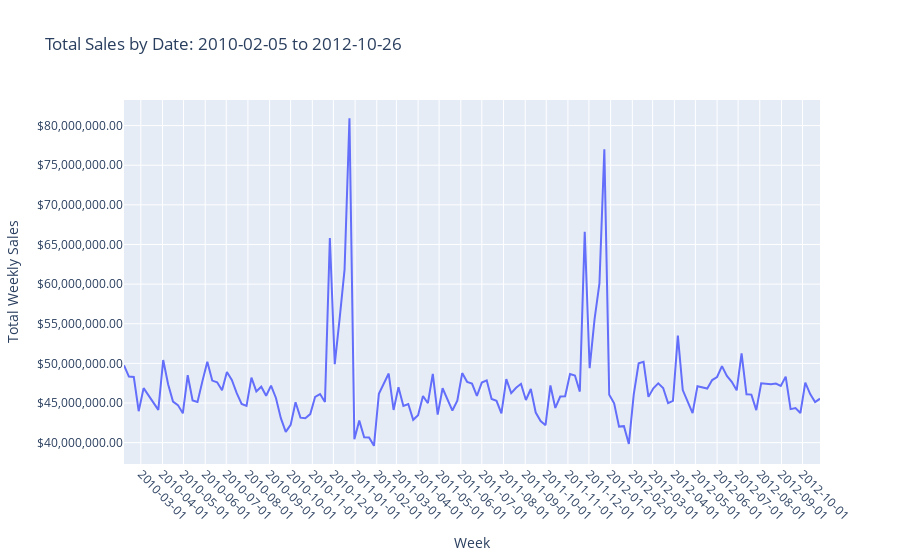

The code cell stored with this chart in its notebook:
### Markdown cell above
The Bar Chart above shows the relative performance of each stores sales over the period - ordered by total sales.  The average line helps visualize stores that are performing above average versus those that are below average.

### Next, let's look at total sales week by week over the period.

### Code cell
#sales by week over the period

sales_by_week = processed_data.groupby('date_datetime')['Weekly_Sales'].sum()

# Create a DataFrame for plotting
df = pd.DataFrame({'Date': sales_by_week.index, 'Weekly_Sales': sales_by_week.values})
#df.head(10)
#Plotting sales by store
fig = px.line(df, x='Date', y='Weekly_Sales',  title='Total Sales by Date: 2010-02-05 to 2012-10-26')


# Update the layout
fig.update_layout(xaxis_title='Week', yaxis_title='Total Weekly Sales')

# Update the y-axis tick label format
fig.update_yaxes(tickformat='$,.2f')


# Update the x-axis to control the granularity
fig.update_xaxes(
    dtick="M1",  # Set the tick interval to 1 month (you can adjust this)
    tickformat="%Y-%m-%d",  # Format for the tick labels
    tickangle=45  # Rotate tick labels for better visibility
)

# Show the plot
fig.show()

### Figure 1 — Plotly figure (JSON) as saved in the notebook; plotly's stock layout.template omitted (floating-point values rounded to 4 significant figures; data arrays with more than 128 entries replaced by an {"elided": "..."} marker saying what was removed)
{"data": [{"hovertemplate": "Date=%{x}<br>Weekly_Sales=%{y}<extra></extra>", "legendgroup": "", "line": {"color": "#636efa", "dash": "solid"}, "marker": {"symbol": "circle"}, "mode": "lines", "name": "", "orientation": "v", "showlegend": false, "type": "scatter", "x": {"elided": "143 str values"}, "xaxis": "x", "y": {"elided": "143 float values"}, "yaxis": "y"}], "layout": {"legend": {"tracegroupgap": 0}, "title": {"text": "Total Sales by Date: 2010-02-05 to 2012-10-26"}, "xaxis": {"anchor": "y", "domain": [0, 1], "dtick": "M1", "tickangle": 45, "tickformat": "%Y-%m-%d", "title": {"text": "Week"}}, "yaxis": {"anchor": "x", "domain": [0, 1], "tickformat": "$,.2f", "title": {"text": "Total Weekly Sales"}}}}
